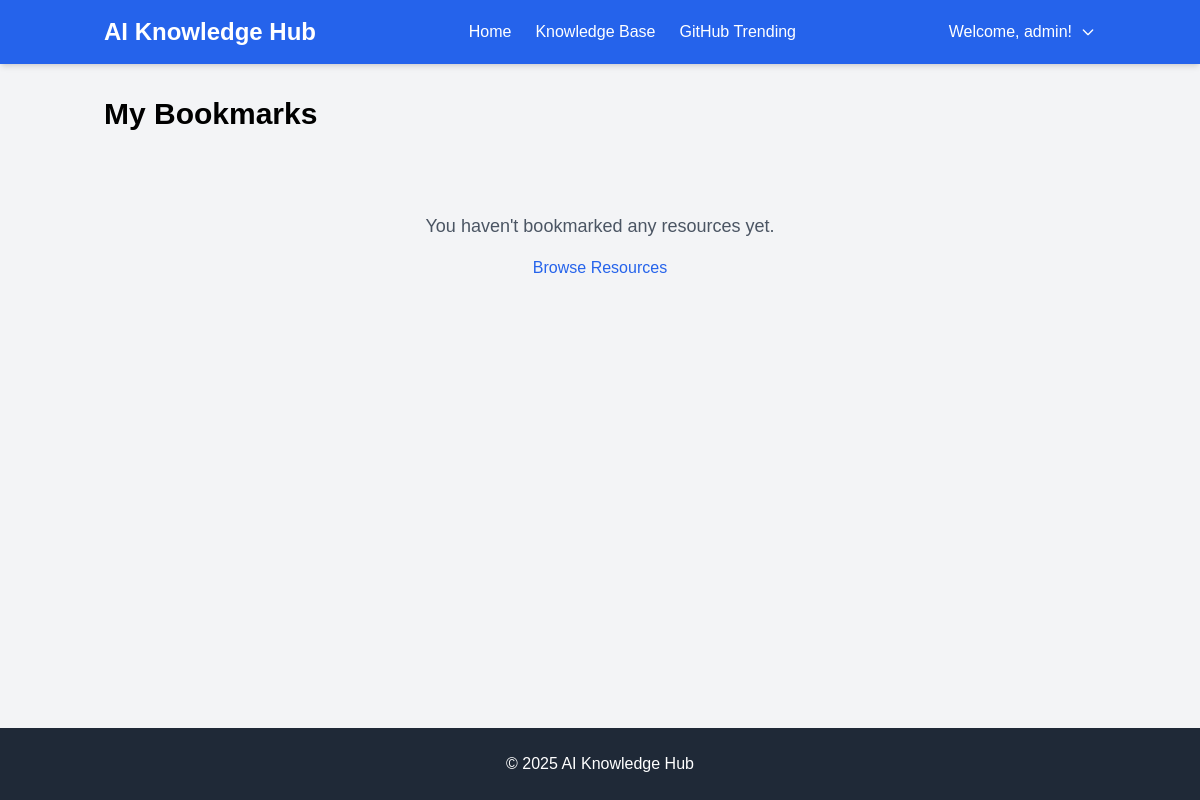
/bookmarks (signed in), run on an earlier commit of the app's database.
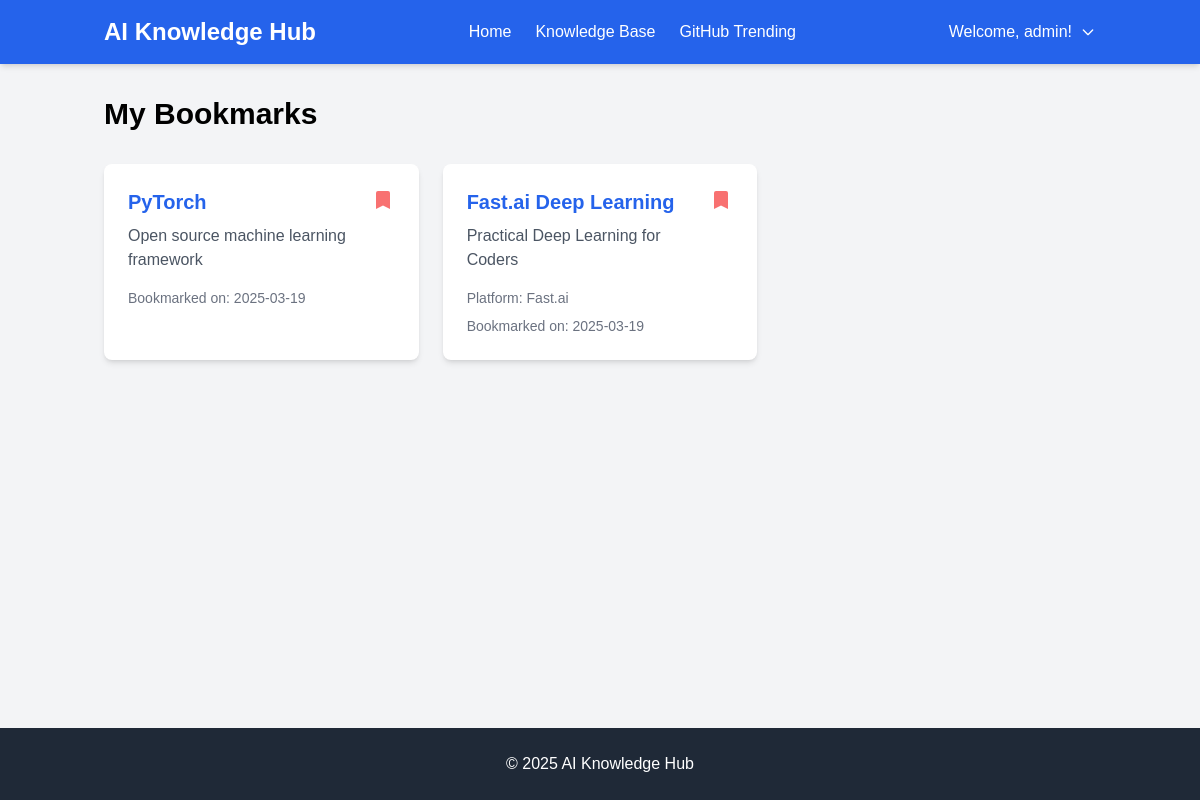
And on a later commit of the database.
### models.py (models this page shows)
class Bookmark(db.Model):
    id = db.Column(db.Integer, primary_key=True)
    user_id = db.Column(db.Integer, db.ForeignKey('user.id'), nullable=False)
    resource_type = db.Column(db.String(50), nullable=False)  # 'course', 'handbook', 'github_project', 'research_paper', 'blog'
    resource_id = db.Column(db.Integer, nullable=False)  # ID of the bookmarked resource
    created_at = db.Column(db.DateTime, default=db.func.current_timestamp())
    __table_args__ = (
        db.UniqueConstraint('user_id', 'resource_type', 'resource_id', name='unique_user_resource'),
    )

class GitHubProject(db.Model):
    id = db.Column(db.Integer, primary_key=True)
    title = db.Column(db.String(200), nullable=False)
    url = db.Column(db.String(500), nullable=False)
    stars = db.Column(db.Integer)
    description = db.Column(db.Text)
    created_at = db.Column(db.DateTime, default=datetime.utcnow)

class Course(db.Model):
    id = db.Column(db.Integer, primary_key=True)
    title = db.Column(db.String(200), nullable=False)
    url = db.Column(db.String(500), nullable=False)
    platform = db.Column(db.String(100))
    description = db.Column(db.Text)
    created_at = db.Column(db.DateTime, default=datetime.utcnow)

### app.py (the view)
@app.route('/bookmarks')
@login_required
def view_bookmarks():
    bookmarks = Bookmark.query.filter_by(user_id=current_user.id).order_by(Bookmark.created_at.desc()).all()
    print(f"Found {len(bookmarks)} bookmarks for user {current_user.id}")  # Debug log
    resources = []
    for bookmark in bookmarks:
        resource = None
        try:
            if bookmark.resource_type == 'courses':
                resource = Course.query.get(bookmark.resource_id)
            elif bookmark.resource_type == 'handbooks':
                resource = Handbook.query.get(bookmark.resource_id)
            elif bookmark.resource_type == 'github_projects':
                resource = GitHubProject.query.get(bookmark.resource_id)
            elif bookmark.resource_type == 'research_papers':
                resource = ResearchPaper.query.get(bookmark.resource_id)
            elif bookmark.resource_type == 'blogs':
                resource = Blog.query.get(bookmark.resource_id)
            if resource:
                resources.append({
                    'type': bookmark.resource_type,
                    'resource': resource,
                    'bookmark_id': bookmark.id,
                    'created_at': bookmark.created_at
                })
                print(f"Added resource: {resource.title} of type {bookmark.resource_type}")  # Debug log
            else:
                print(f"Resource not found for bookmark {bookmark.id} of type {bookmark.resource_type}")  # Debug log
        except Exception as e:
            print(f"Error processing bookmark {bookmark.id}: {str(e)}")  # Debug log
    print(f"Total resources to display: {len(resources)}")  # Debug log
    return render_template('bookmarks.html', resources=resources)

### app.py (called while the page is built)
@login_manager.user_loader
def load_user(user_id):
    return User.query.get(int(user_id))

def login_required(f):
    @wraps(f)
    def decorated_function(*args, **kwargs):
        if 'user_id' not in session:
            return redirect(url_for('login'))
        return f(*args, **kwargs)
    return decorated_function

### templates/bookmarks.html (shortened to what this page needs)
{% extends "base.html" %}
{% block content %}
<div class="max-w-7xl mx-auto">
    <h1 class="text-3xl font-bold mb-8">My Bookmarks</h1>
    {% if resources %}
    <div class="grid grid-cols-1 md:grid-cols-2 lg:grid-cols-3 gap-6">
        {% for item in resources %}
        <div class="bg-white rounded-lg shadow-md p-6">
            <div class="flex justify-between items-start">
                <div>
                    <h2 class="text-xl font-semibold mb-2">
                        <a href="{{ item.resource.url }}" target="_blank" class="text-blue-600 hover:text-blue-800">
                            {{ item.resource.title }}
                        </a>
                    </h2>
                    <p class="text-gray-600 mb-4">{{ item.resource.description }}</p>
                    {% if item.resource.platform %}
                    <p class="text-sm text-gray-500">Platform: {{ item.resource.platform }}</p>
                    {% endif %}
                    <p class="text-sm text-gray-500 mt-2">Bookmarked on: {{ item.created_at.strftime('%Y-%m-%d') }}</p>
                </div>
                <form action="{{ url_for('remove_bookmark', resource_type=item.type, resource_id=item.resource.id) }}" method="POST">
                    <button type="submit" class="text-red-400 hover:text-red-600">
                        <svg class="w-6 h-6" fill="currentColor" viewBox="0 0 24 24">
                            <path stroke-linecap="round" stroke-linejoin="round" stroke-width="2" d="M5 5a2 2 0 012-2h10a2 2 0 012 2v16l-7-3.5L5 21V5z"></path>
                        </svg>
                    </button>
                </form>
            </div>
        </div>
        {% endfor %}
    </div>
    {% else %}
    <div class="text-center py-12">
        <p class="text-gray-600 text-lg">You haven't bookmarked any resources yet.</p>
        <a href="{{ url_for('knowledge_base') }}" class="text-blue-600 hover:text-blue-800 mt-4 inline-block">Browse Resources</a>
    </div>
    {% endif %}
</div>
{% endblock %}

What changed in the data, as far as the page shows it:
now on this page (row edited): Bookmark: resource "PyTorch", resource.description "Open source machine learning framework", created_at "2025-03-19"
now on this page (row edited): Bookmark: resource "Fast.ai Deep Learning", resource.description "Practical Deep Learning for Coders", resource.platform "Fast.ai", created_at "2025-03-19"
Also different on the page:
text no longer shown: "You haven't bookmarked any resources yet. Browse Resources"
